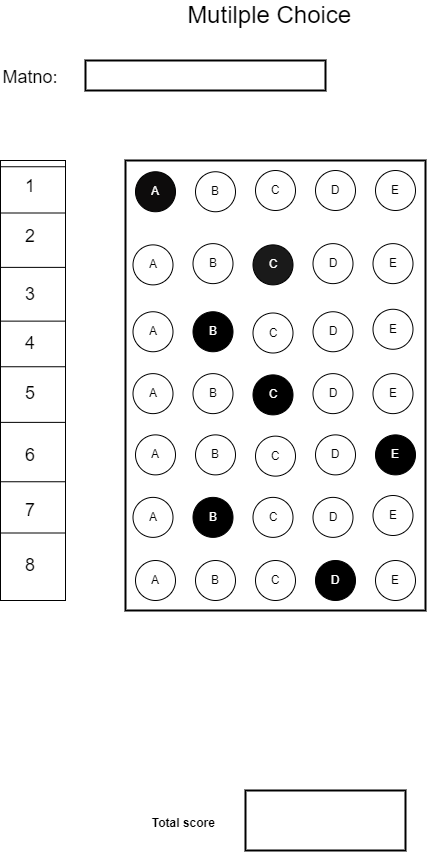
#> input picture engine/omr_sheet10.png, 427 x 852 px
$ python main.py
#> lines starting #> are read from the running program, lines starting #| are printed output that depends on the picture; after the words box and inside, x2 and y2 are one past the last pixel; in counts of white or black regions, pixels touching at a corner belong together
### engine/utils.py
import cv2
import numpy as np


def stackImages(imageArray, scale, lables=[]):
    rows = len(imageArray)
    cols = len(imageArray[0])
    rowsAvailable = isinstance(imageArray[0], list)
    width = imageArray[0][0].shape[0]
    height = imageArray[0][0].shape[0]
    if rowsAvailable:
        for x in range(0, rows):
            for y in range(0, cols):
                imageArray[x][y] = cv2.resize(imageArray[x][y], (0, 0), None, scale, scale)
                if len(imageArray[x][y].shape) == 2:
                    imageArray[x][y] = cv2.cvtColor(imageArray[x][y], cv2.COLOR_GRAY2BGR)

        imageBlank = np.zeros((height, width, 3), np.uint8)
        hor = [imageBlank]  *rows
        hor_con = [imageBlank] * rows
        for x in range(0, rows):
            hor[x] = np.hstack(imageArray[x])
            hor_con[x] = np.concatenate(imageArray[x])
        ver = np.vstack(hor)
        ver_con = np.concatenate(hor)
    else:
        for x in range(0, rows):
            imageArray[x] = cv2.resize(imageArray[x], (0,0), None, scale, scale)
            if len(imageArray[x].shape) == 2:
                imageArray[x] = cv2.cvtColor(imageArray[x], cv2.COLOR_GRAY2BGR)
        hor = np.hstack(imageArray)
        hor_con = np.concatenate(imageArray)
        ver = hor
    if len(lables) != 0:
        eachImgWidth = int(ver.shape[1] / cols)
        eachImgHeight = int(ver.shape[0] / rows)
        for d in range(0, rows):
            for c in range(0, cols):
                cv2.rectangle(ver, (c* eachImgWidth, eachImgWidth * d), (c* eachImgWidth + len(lables[d][c]) * 13+27, 30+eachImgHeight))
                cv2.putText(ver, lables[d][c], (eachImgWidth * c + 10, eachImgHeight * d + 20 ), cv2.FONT_HERSHEY_COMPLEX, 0.7)

    return ver


def rectContours(contours):

    rectCont = []

    for i in contours:
        area = cv2.contourArea(i)
        # print(area)
        if area > 50:
            perimeter = cv2.arcLength(i, True)
            approx = cv2.approxPolyDP(i, 0.02 * perimeter, True)
            # print("Area ", area, "Corner Points", len(approx))
            if len(approx) == 4:
                rectCont.append(i)
    rectCont = sorted(rectCont, key= cv2.contourArea, reverse = True)

    return rectCont


def getCornerPoints(cont):
    perimeter = cv2.arcLength(cont, True)
    approx = cv2.approxPolyDP(cont, 0.02 * perimeter, True)
    return approx


def reorder(points):
    _points = points.reshape((4, 2))
    newPoint = np.zeros((4, 1, 2), np.int32)
    add = _points.sum(1)
    newPoint[0] = _points[np.argmin(add)] #[0, 0]
    newPoint[3] = _points[np.argmax(add)] # [w, h]
    diff = np.diff(_points, axis=1)
    newPoint[1] = _points[np.argmin(diff)] # [w, 0]
    newPoint[2] = _points[np.argmax(diff)] # [0, h]

    return newPoint


def splitBoxes(img):
    rows = np.vsplit(img, 5)
    cv2.imshow("Split", rows[0])
    boxes = []
    for row in rows:
        cols = np.hsplit(row, 5)
        for box in cols:
            boxes.append(box)
            # cv2.imshow("option1", box)
    # return boxes


# FIND THE CENTER VALUE OF A GIVEN BLOCK
# [18 lines left out: function showAnswers, not called in this run]

### engine/main.py
import cv2
import numpy as np

import utils

#####################################
path="omr_sheet10.png"
img_height = 700
img_width = 700
choices = 5
questions = 11
#####################################


img = cv2.imread(path)
#> img is the input picture: shape (852, 427, 3); mean B, G, R 240.4, 240.4, 240.4


# PREPROCESSING
img  = cv2.resize(img, (img_width, img_height))
#> img: shape (700, 700, 3)
img_contours = img.copy()
img_biggestContour = img.copy()
img_gray = cv2.cvtColor(img, cv2.COLOR_BGR2GRAY)
img_blur = cv2.GaussianBlur(img_gray, (5, 5), 1)
img_canny = cv2.Canny(img_blur, 10, 50)
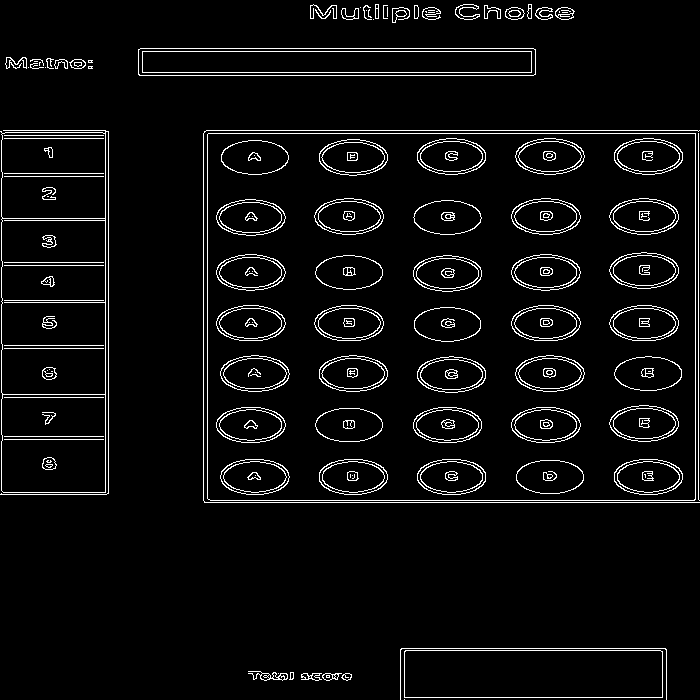
#> img_canny: shape (700, 700); 5% white in thin lines or dots

# FINDING COUNTOURS
contours, hierarchy = cv2.findContours(img_canny, cv2.RETR_EXTERNAL, cv2.CHAIN_APPROX_NONE)
#> contours = 50 contours, 28 with area under 20; largest, box (x1, y1, x2, y2) and area: (207, 133, 696, 501) 179092, (0, 130, 109, 495) 37392, (404, 650, 663, 698) 12124, (138, 48, 536, 76) 10714, (505, 7, 525, 20) 182
cv2.drawContours(img_contours, contours, -1, (0, 255, 0), 5)
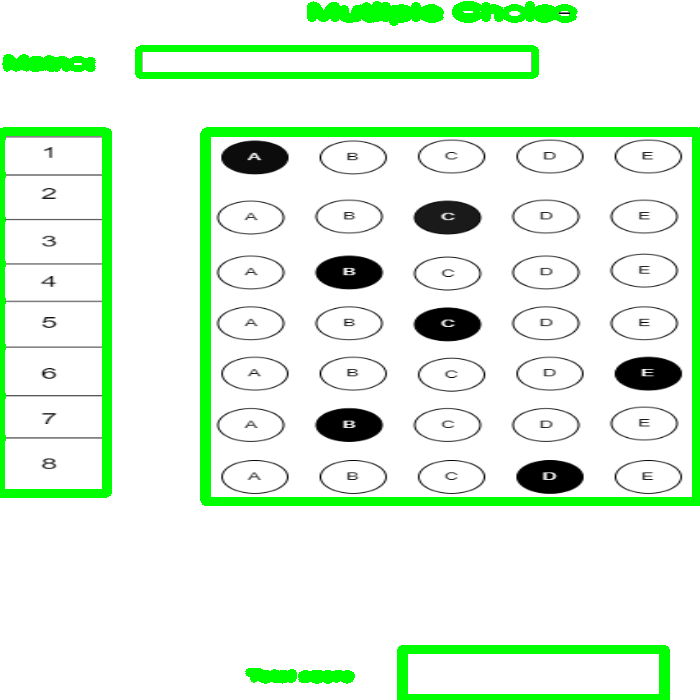
#> img_contours: shape (700, 700, 3); mean B, G, R 223.7, 245.4, 223.7

# FIND RECTANGLES
rectCon = utils.rectContours(contours)
#> the loop in rectContours, `for i in contours:` made 50 passes
#> (area, perimeter, approx) on passes 8, 11, 27: (12124, 608.8, [[404, 651], [404, 697], [662, 697], [660, 650]]), (179092, 1707.7, [[207, 134], [208, 499], [695, 499], [695, 133]]), (10714, 845.7, [[138, 49], [139, 75], [535, 74], [533, 48]])
#> (area, perimeter) on passes 2, 3, 4, 7, 13, 22: (50.5, 28.73), (86, 48.97), (81.5, 76.04), (139, 155.4), (37392, 2093.7), (114, 42.97)
#> after the loop in rectContours, `for i in contours:`: rectCont = 3 contours; box (x1, y1, x2, y2) and area: (207, 133, 696, 501) 179092, (404, 650, 663, 698) 12124, (138, 48, 536, 76) 10714
#> rectCon has the same summary as rectCont in rectContours
biggestContour = utils.getCornerPoints(rectCon[0])
#> in getCornerPoints, `perimeter = cv2.arcLength(cont, True)`: perimeter = 1707.7
#> in getCornerPoints, `approx = cv2.approxPolyDP(cont, 0.02 * perimeter, True)`: approx = [[207, 134], [208, 499], [695, 499], [695, 133]]
#> biggestContour = [[207, 134], [208, 499], [695, 499], [695, 133]]
gradePoints = utils.getCornerPoints(rectCon[1])
#> gradePoints = [[404, 651], [404, 697], [662, 697], [660, 650]]
print(biggestContour.shape)
#| (4, 1, 2)

if biggestContour.size != 0 and gradePoints.size != 0:
    cv2.drawContours(img_biggestContour, biggestContour, -1, (0, 255, 0), 20)
    cv2.drawContours(img_biggestContour, gradePoints, -1, (255, 0, 0,), 20)
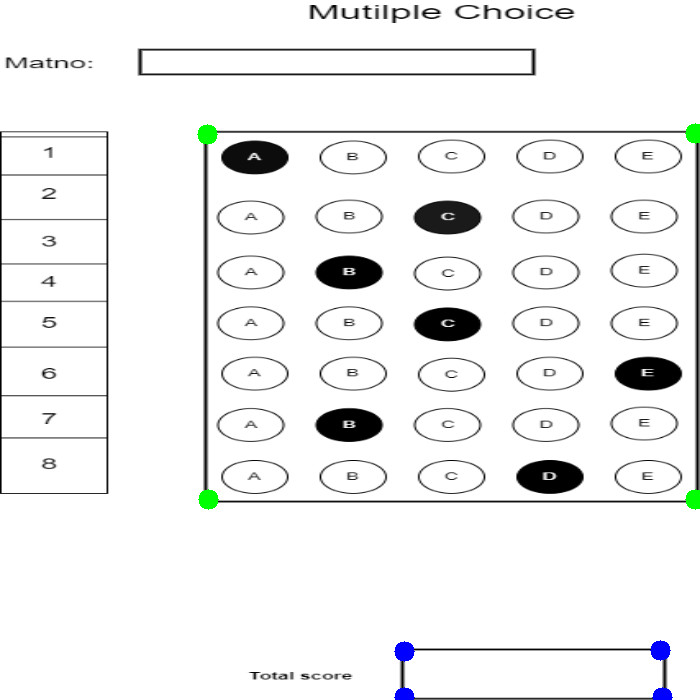
#> img_biggestContour: shape (700, 700, 3); mean B, G, R 240, 240, 239.5


    biggestContour = utils.reorder(biggestContour)
#> in reorder, `add = _points.sum(1)`: add = [341, 707, 1194, 828]
#> in reorder, `diff = np.diff(_points, axis=1)`: diff = [-73, 291, -196, -562]
#> biggestContour = [[207, 134], [695, 133], [208, 499], [695, 499]]
    gradePoint = utils.reorder(gradePoints)
#> gradePoint = [[404, 651], [660, 650], [404, 697], [662, 697]]

    # Biggest contour image transformation
    pt1 = np.float32(biggestContour)
#> pt1 = [[207, 134], [695, 133], [208, 499], [695, 499]]
    pt2 = np.float32([[0, 0], [img_width, 0], [0, img_height], [img_width, img_height]])

    matrix = cv2.getPerspectiveTransform(pt1, pt2)
#> matrix = [[1.44, -0.00394, -297.3], [0.00392, 1.91, -257.4], [5.6e-06, -5.63e-06, 1]]
    img_warp_colored = cv2.warpPerspective(img, matrix, (img_width, img_height))
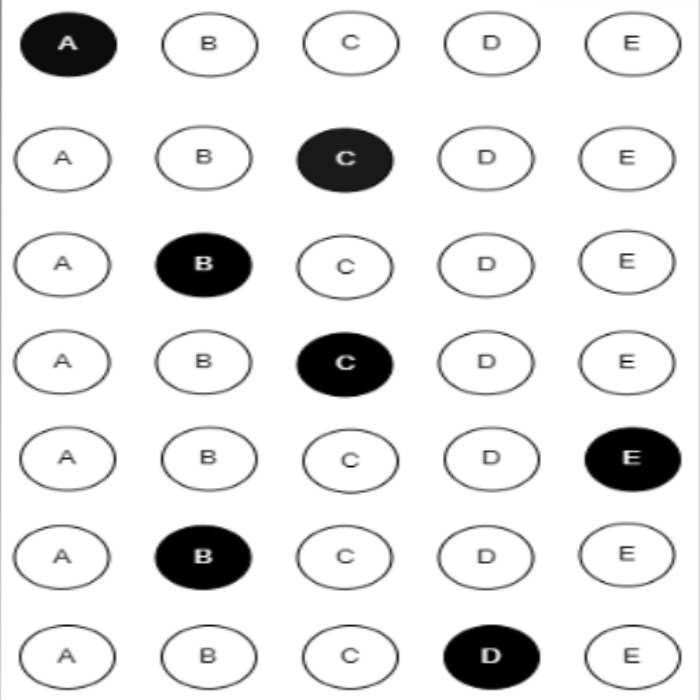
#> img_warp_colored: shape (700, 700, 3); mean B, G, R 229.8, 229.8, 229.8

    # Grade image contour transformation
    ptG1 = np.float32(gradePoint)
#> ptG1 = [[404, 651], [660, 650], [404, 697], [662, 697]]
    ptG2 = np.float32([[0, 0], [325, 0], [0, 150], [325, 150]])

    matrixG = cv2.getPerspectiveTransform(ptG1, ptG2)
#> matrixG = [[1.51, 0, -611.3], [0.015, 3.83, -2501.3], [9.98e-05, 0.000194, 1]]
    img_grade_display = cv2.warpPerspective(img, matrixG, (350, 150))
    cv2.imshow("grade", img_grade_display)

    # APPLYING A THRESHOLD
    img_warp_gray = cv2.cvtColor(img_warp_colored, cv2.COLOR_BGR2GRAY)
    img_threshold = cv2.threshold(img_warp_gray, 170, 255, cv2.THRESH_BINARY_INV)[1]
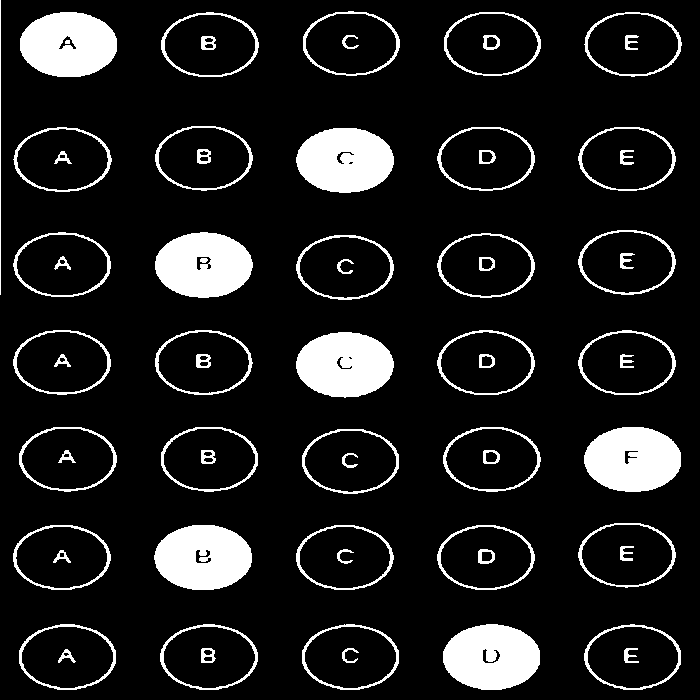
#> img_threshold: shape (700, 700); 11.7% white; 66 white regions (1 under 20 px), largest, box (x1, y1, x2, y2) and area: (296, 332, 394, 398) 4980, (296, 128, 394, 193) 4960, (443, 624, 540, 690) 4957
    cv2.imshow("options", img_threshold)

    utils.splitBoxes(img_threshold)
#> in splitBoxes, `rows = np.vsplit(img, 5)`: rows = 5 items
#> in splitBoxes, `cv2.imshow("Split", rows[0])`:
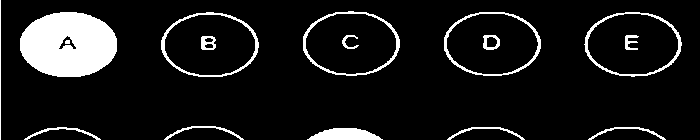
#> window 'Split': shape (140, 700); 9.9% white; 16 white regions (1 under 20 px), largest, box (x1, y1, x2, y2) and area: (20, 12, 117, 77) 4934, (161, 12, 259, 77) 687, (303, 11, 400, 76) 676
#> the loop in splitBoxes, `for row in rows:` made 5 passes
#> after the loop in splitBoxes, `for row in rows:`: boxes = 25 items
    # [12 lines of commented-out code are left out]


img_array = ([img, img_gray, img_blur, img_canny],
            [img_contours, img_biggestContour, img_warp_colored, img_threshold])

image_stacked = utils.stackImages(img_array, 0.5)
#> in stackImages, `rows = len(imageArray)`: rows = 2
#> in stackImages, `cols = len(imageArray[0])`: cols = 4
#> in stackImages, `rowsAvailable = isinstance(imageArray[0], list)`: rowsAvailable = True
#> in stackImages, `hor = [imageBlank]  *rows`: hor = 2 items
#> in stackImages, `ver = np.vstack(hor)`:
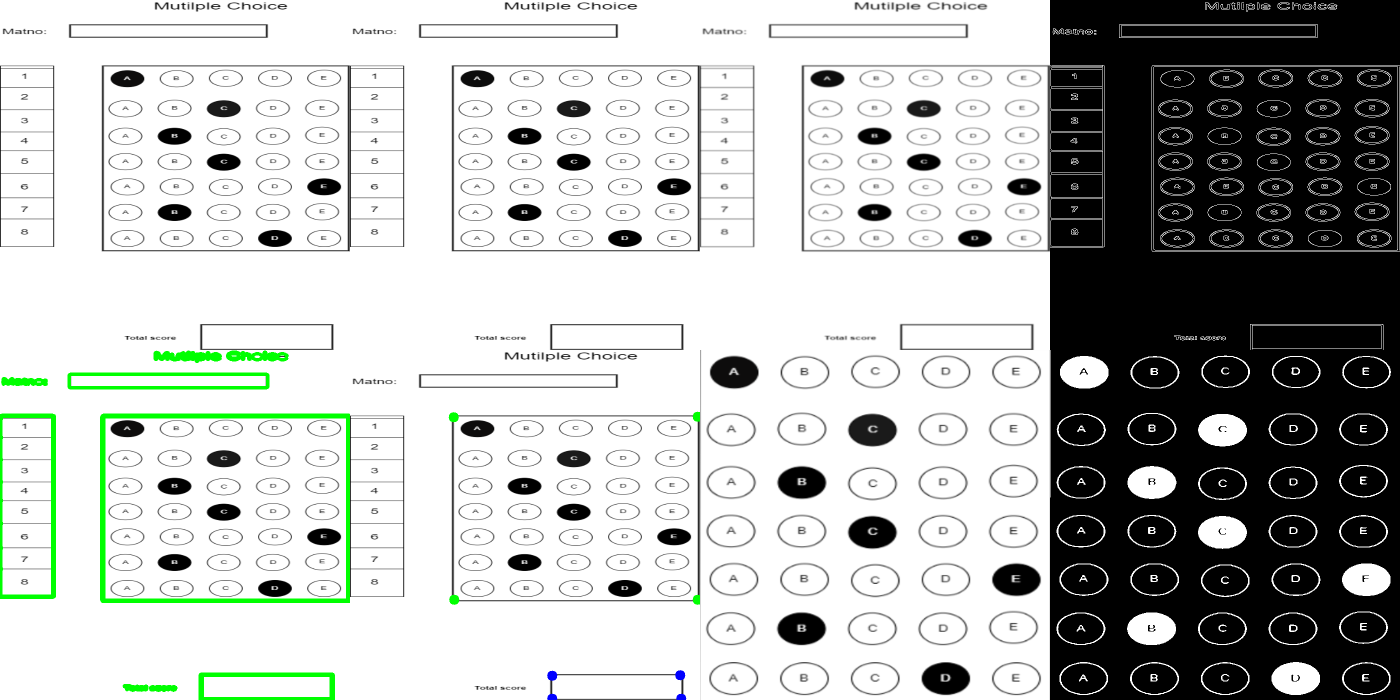
#> ver: shape (700, 1400, 3); mean of channels 0, 1, 2 182.2, 184.9, 182.1; drawn as B, G, R

cv2.imshow("Original",image_stacked)
cv2.waitKey(0)
